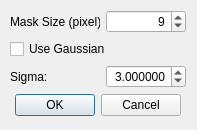
<?xml version="1.0" encoding="UTF-8"?>
<ui version="4.0">
 <class>DialogBlur</class>
 <widget class="QDialog" name="DialogBlur">
  <property name="geometry">
   <rect>
    <x>0</x>
    <y>0</y>
    <width>197</width>
    <height>130</height>
   </rect>
  </property>
  <property name="windowTitle">
   <string>Blur Properties</string>
  </property>
  <property name="windowIcon">
   <iconset resource="../../libsources/icon.qrc">
    <normaloff>:/icon/simpleProcessing.ico</normaloff>:/icon/simpleProcessing.ico</iconset>
  </property>
  <widget class="QWidget" name="layoutWidget">
   <property name="geometry">
    <rect>
     <x>10</x>
     <y>10</y>
     <width>176</width>
     <height>107</height>
    </rect>
   </property>
   <layout class="QVBoxLayout" name="verticalLayout_3">
    <item>
     <layout class="QVBoxLayout" name="verticalLayout">
      <item>
       <layout class="QHBoxLayout" name="horizontalLayout">
        <item>
         <widget class="QLabel" name="label">
          <property name="text">
           <string>Mask Size (pixel):</string>
          </property>
         </widget>
        </item>
        <item>
         <widget class="QSpinBox" name="spinBox_maskSize">
          <property name="minimumSize">
           <size>
            <width>80</width>
            <height>0</height>
           </size>
          </property>
          <property name="maximumSize">
           <size>
            <width>80</width>
            <height>16777215</height>
           </size>
          </property>
          <property name="alignment">
           <set>Qt::AlignRight|Qt::AlignTrailing|Qt::AlignVCenter</set>
          </property>
          <property name="minimum">
           <number>3</number>
          </property>
          <property name="maximum">
           <number>20</number>
          </property>
          <property name="singleStep">
           <number>2</number>
          </property>
          <property name="value">
           <number>9</number>
          </property>
         </widget>
        </item>
       </layout>
      </item>
      <item>
       <layout class="QVBoxLayout" name="verticalLayout_2">
        <item>
         <widget class="QCheckBox" name="checkBox_useGaussian">
          <property name="text">
           <string>Use Gaussian</string>
          </property>
         </widget>
        </item>
        <item>
         <layout class="QHBoxLayout" name="horizontalLayout_2">
          <item>
           <widget class="QLabel" name="label_2">
            <property name="text">
             <string>Sigma: </string>
            </property>
           </widget>
          </item>
          <item>
           <widget class="QDoubleSpinBox" name="doubleSpinBox_gaussianSigma">
            <property name="minimumSize">
             <size>
              <width>80</width>
              <height>0</height>
             </size>
            </property>
            <property name="maximumSize">
             <size>
              <width>80</width>
              <height>16777215</height>
             </size>
            </property>
            <property name="frame">
             <bool>true</bool>
            </property>
            <property name="alignment">
             <set>Qt::AlignRight|Qt::AlignTrailing|Qt::AlignVCenter</set>
            </property>
            <property name="decimals">
             <number>6</number>
            </property>
            <property name="minimum">
             <double>2.000000000000000</double>
            </property>
            <property name="maximum">
             <double>100.000000000000000</double>
            </property>
            <property name="value">
             <double>3.000000000000000</double>
            </property>
           </widget>
          </item>
         </layout>
        </item>
       </layout>
      </item>
     </layout>
    </item>
    <item>
     <widget class="QDialogButtonBox" name="buttonBox">
      <property name="orientation">
       <enum>Qt::Horizontal</enum>
      </property>
      <property name="standardButtons">
       <set>QDialogButtonBox::Cancel|QDialogButtonBox::Ok</set>
      </property>
      <property name="centerButtons">
       <bool>true</bool>
      </property>
     </widget>
    </item>
   </layout>
  </widget>
 </widget>
 <resources>
  <include location="../../libsources/icon.qrc"/>
 </resources>
 <connections>
  <connection>
   <sender>buttonBox</sender>
   <signal>accepted()</signal>
   <receiver>DialogBlur</receiver>
   <slot>accept()</slot>
   <hints>
    <hint type="sourcelabel">
     <x>248</x>
     <y>254</y>
    </hint>
    <hint type="destinationlabel">
     <x>157</x>
     <y>274</y>
    </hint>
   </hints>
  </connection>
  <connection>
   <sender>buttonBox</sender>
   <signal>rejected()</signal>
   <receiver>DialogBlur</receiver>
   <slot>reject()</slot>
   <hints>
    <hint type="sourcelabel">
     <x>316</x>
     <y>260</y>
    </hint>
    <hint type="destinationlabel">
     <x>286</x>
     <y>274</y>
    </hint>
   </hints>
  </connection>
 </connections>
</ui>
